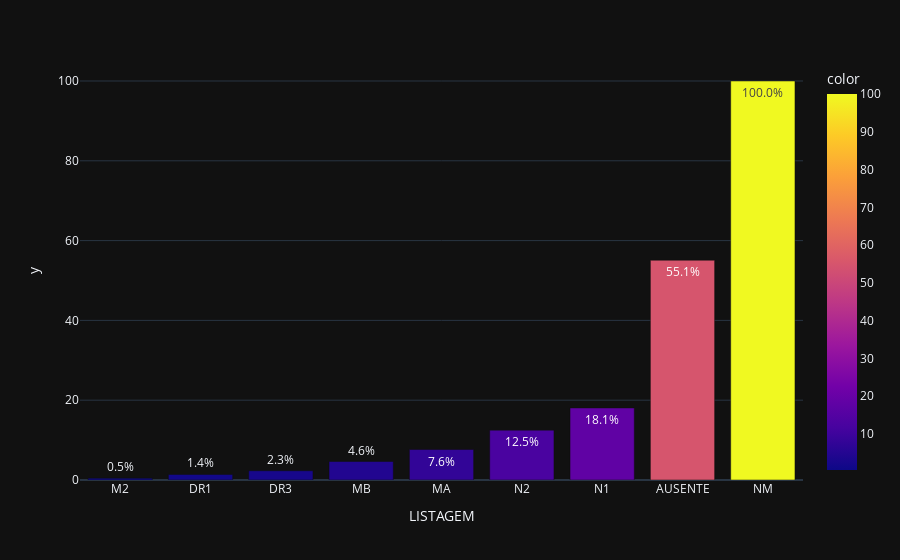

Notebook source saved alongside this figure:
### Code cell
fac = (df.value_counts(subset='LISTAGEM', normalize=True, sort=True, ascending=True).rename("cumulative").cumsum()*100).round(2)

fig = px.bar(data_frame=fac, x=fac.index, y=fac.values, color=fac.values, text=fac.values, template='plotly_dark')
fig.update_traces(hovertemplate=None, texttemplate='%{text:.1f}%')
fig.show()

### Figure 1 — Plotly figure (JSON) as saved in the notebook; plotly's stock layout.template omitted (floating-point values rounded to 4 significant figures)
{"data": [{"alignmentgroup": "True", "legendgroup": "", "marker": {"color": [0.46, 1.39, 2.31, 4.63, 7.64, 12.5, 18.06, 55.09, 100], "coloraxis": "coloraxis", "pattern": {"shape": ""}}, "name": "", "offsetgroup": "", "orientation": "v", "showlegend": false, "text": [0.46, 1.39, 2.31, 4.63, 7.64, 12.5, 18.06, 55.09, 100], "textposition": "auto", "texttemplate": "%{text:.1f}%", "type": "bar", "x": ["M2", "DR1", "DR3", "MB", "MA", "N2", "N1", "AUSENTE", "NM"], "xaxis": "x", "y": [0.46, 1.39, 2.31, 4.63, 7.64, 12.5, 18.06, 55.09, 100], "yaxis": "y"}], "layout": {"barmode": "relative", "coloraxis": {"colorbar": {"title": {"text": "color"}}, "colorscale": [[0, "#0d0887"], [0.1111, "#46039f"], [0.2222, "#7201a8"], [0.3333, "#9c179e"], [0.4444, "#bd3786"], [0.5556, "#d8576b"], [0.6667, "#ed7953"], [0.7778, "#fb9f3a"], [0.8889, "#fdca26"], [1, "#f0f921"]]}, "legend": {"tracegroupgap": 0}, "margin": {"t": 60}, "xaxis": {"anchor": "y", "domain": [0, 1], "title": {"text": "LISTAGEM"}}, "yaxis": {"anchor": "x", "domain": [0, 1], "title": {"text": "y"}}}}
